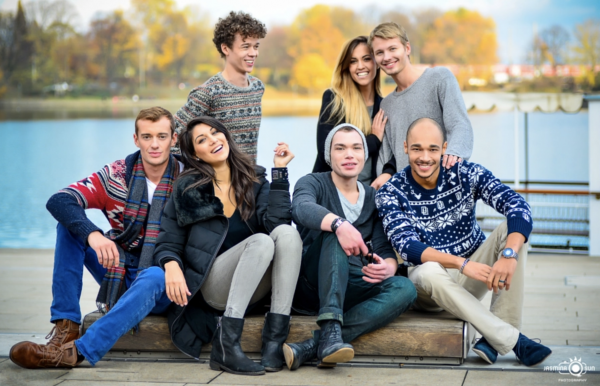
#> input picture Face_detection_image/group-photo-600x386.png, 600 x 386 px, found by its file name
$ jupyter execute 'joining multiple images.ipynb'
#> lines starting #> are read from the running program, lines starting #| are printed output that depends on the picture
[cell 1]
import cv2, numpy

[cell 2]
raw_img = cv2.imread("C:\\Users\\Dell\\Desktop\\opencv\\group-photo-600x386.png")
#> raw_img is the input picture: shape (386, 600, 3); mean B, G, R 134.2, 137.4, 136.5

hori_image = numpy.hstack((raw_img, raw_img))
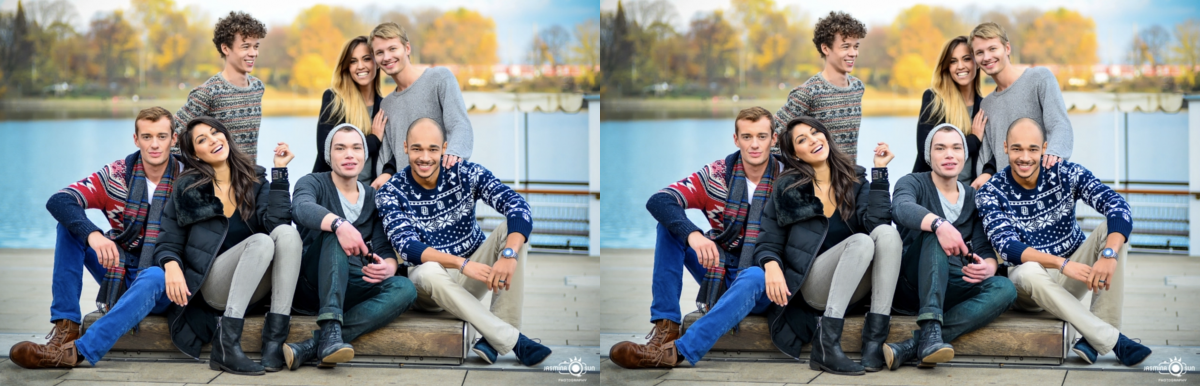
#> hori_image: shape (386, 1200, 3); mean B, G, R 134.2, 137.4, 136.5
verti_image = numpy.vstack((raw_img, raw_img))
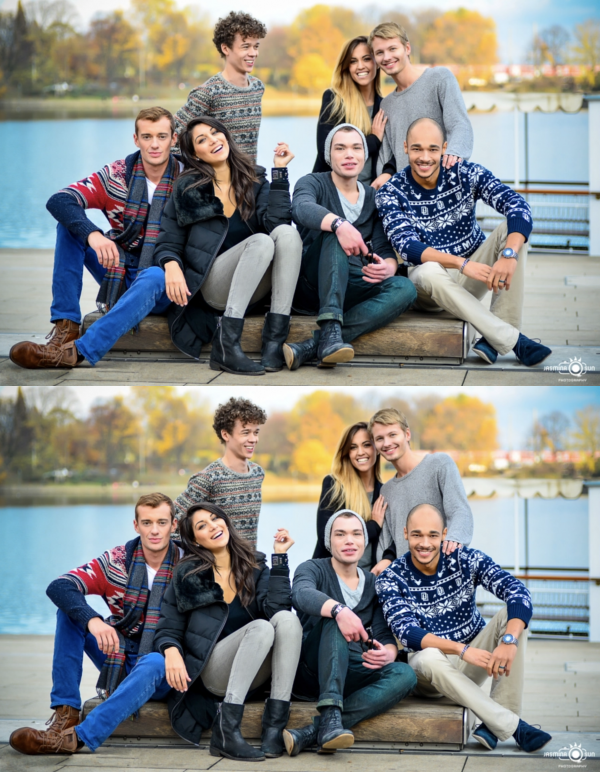
#> verti_image: shape (772, 600, 3); mean B, G, R 134.2, 137.4, 136.5

box_image =  numpy.vstack((hori_image, hori_image))
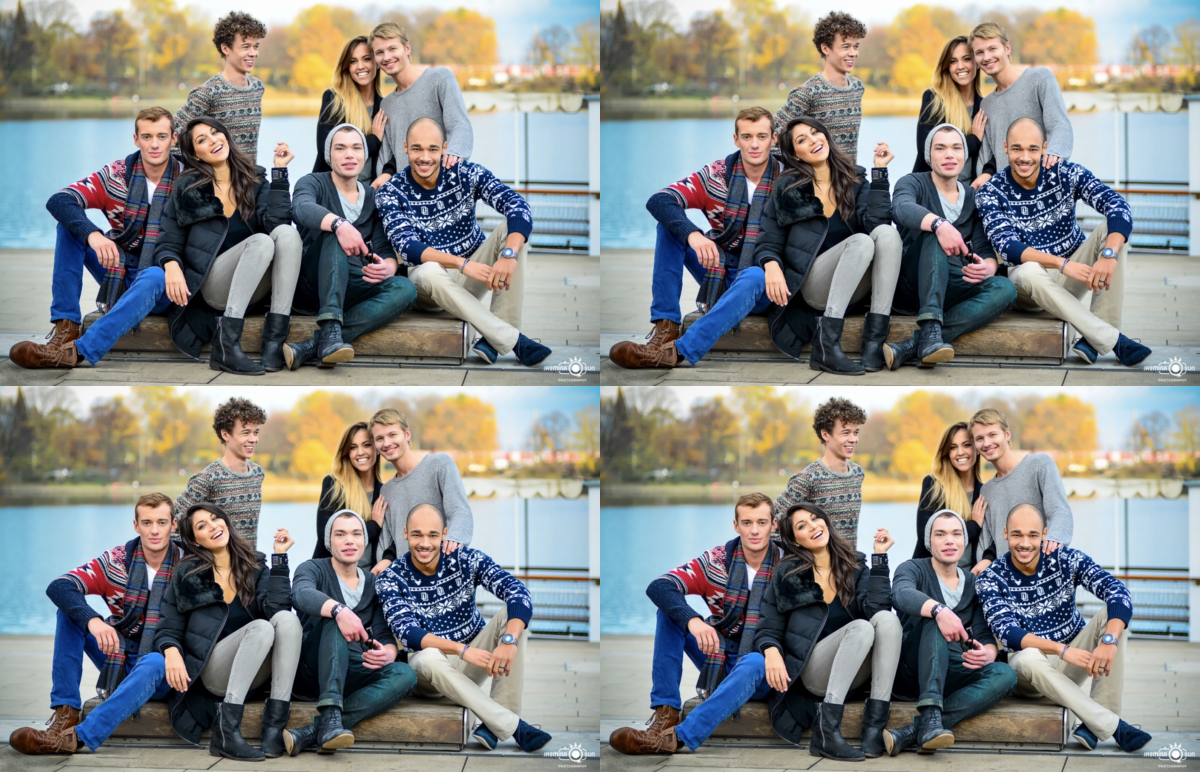
#> box_image: shape (772, 1200, 3); mean B, G, R 134.2, 137.4, 136.5

cv2.imshow("horizontal stack", hori_image)
cv2.imshow("vertical stack", verti_image)
cv2.imshow("2 X 2", box_image)

cv2.waitKey(0)
cv2.destroyAllWindows()
